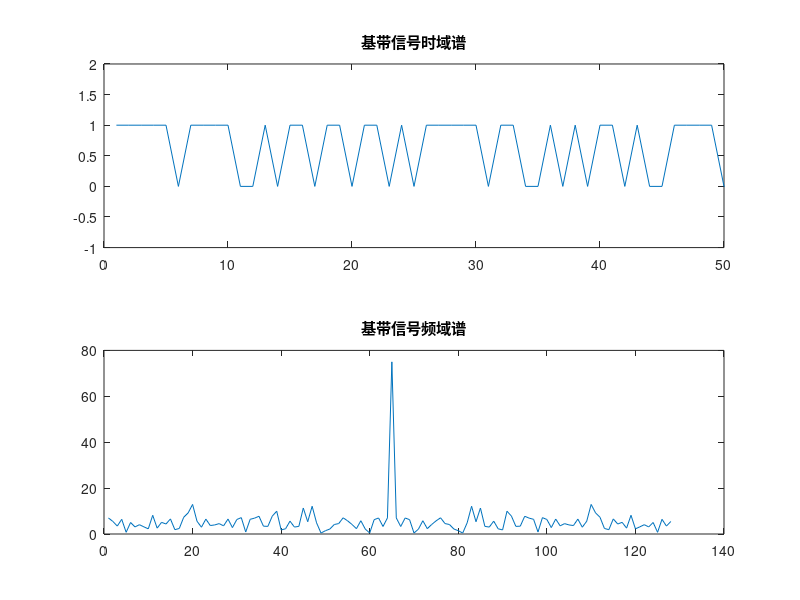
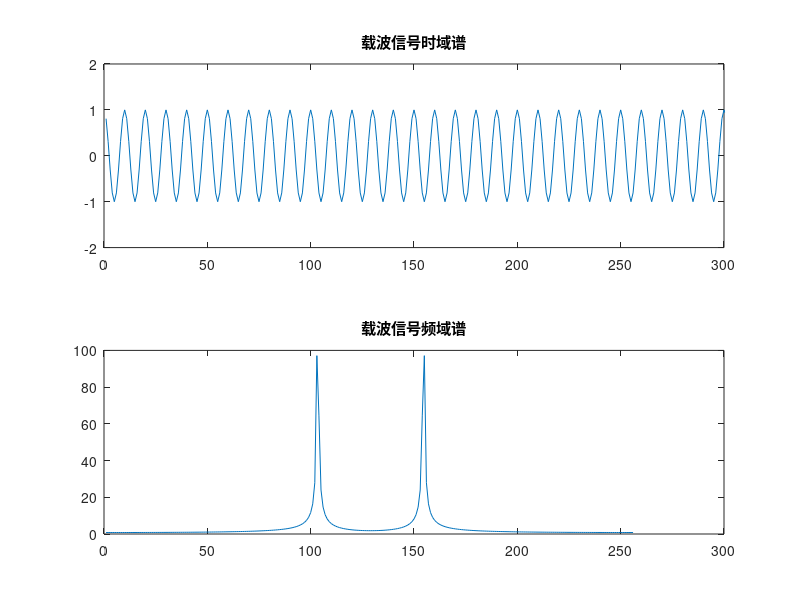

Recreate these plots in MATLAB, in order. (Note: this script raises an error after producing the figures.)
clc;clear; close all
%初始条件
Fc=36;
Fs=360;
Fd=20;
t=1/360:1/360:20;

%产生数字基带信号并绘制时域谱和频域谱
x=ceil(rand(1,100000)-0.5);
FFT1=abs(fft(x,128));
figure(1)
subplot(211);
plot(x);
title("基带信号时域谱")
axis([0 50 -1 2])
subplot(212)
plot(fftshift(abs(FFT1)))
title("基带信号频域谱")

%设置载波频率并绘制其时域谱和频域谱
carry=cos(2*pi*Fc*t);
FFT2=abs(fft(carry,256));
figure(2)
subplot(211)
plot(carry)
title("载波信号时域谱")
axis([0 300 -2 2])
subplot(212)
plot(fftshift(abs(FFT2)))
title("载波信号频域谱")

%对信号进行数字调制并绘制时域谱和频域谱
y=dmod(x,Fc,Fd,Fs,'fsk',4);%调用数字带通调制函数dmod进行2FSK调制
for i=1:20
    yy(30*(i-1)+1:30*i)=y(30*(i-1)+1:30*i); 
end
FFT3=abs(fft(yy,256));
figure(3)
subplot(211);
plot(yy);
title('调制信号时域谱');
axis([0 300 -2 2])
subplot(212)
plot(fftshift(abs(FFT3)));
title('调制信号频域谱');

%对已调信号进行解调并绘制时域谱和频域谱
z=ddemod(y,Fc,Fd,Fs,'fsk',4);
FFT4=abs(fft(z,64));
figure(4)
subplot(211);
plot(z);
title('解调信号时域谱');
axis([0 50 0 2])
subplot(212)
plot(fftshift(abs(FFT4)));
title('解调信号频域谱');

%对已调信号加入SNR为6和-2高斯白噪声，绘制时域谱和频域谱
Ynt1=awgn(y,6);
YNT1=abs(fft(Ynt1,256));
figure(5)
subplot(211)
plot(Ynt1);
title('SNR为6的高斯白噪声调制信号时域谱');
axis([0 50 0 2])
subplot(212)
plot(fftshift(YNT1));
title('SNR为6的高斯白噪声调制信号频域谱');

z1=ddemod(Ynt1,Fc,Fd,Fs,'fsk',4);
Z1=abs(fft(z1,256));
figure(6)
subplot(211)
plot(z1);
title('加入SNR为6的高斯白噪声解调信号时域谱');
axis([0 50 0 2])
subplot(212)
plot(fftshift(Z1))
title('加入SNR为6的高斯白噪声解调信号频域谱');

Ynt2=awgn(y,-2);
YNT2=abs(fft(Ynt2,256));
figure(7)
subplot(211)
plot(Ynt2);
title('SNR为-2的高斯白噪声调制信号时域谱');
axis([0 50 -4 4])
subplot(212)
plot(fftshift(YNT2));
title('SNR为-2的高斯白噪声调制信号频域谱');

z2=ddemod(Ynt2,Fc,Fd,Fs,'fsk',2);
Z2=abs(fft(z2,256));
figure(8)
subplot(211)
plot(z2);
title('加入SNR为-2的高斯白噪声解调信号时域谱');
axis([0 50 0 2])
subplot(212)
plot(fftshift(Z2))
title('加入SNR为-2的高斯白噪声解调信号频域谱');

SNR=-10:2;
for i=1:length(SNR) 
    Ynt3=awgn(y,SNR(i));	%加入高斯小噪声，信噪比从-10dB到10dB
Z=ddemod(Ynt3,Fc,Fd,Fs,'fsk',4); %调用数字带通解调函数ddemod对加噪声信号进行解调
[br, Pe(i)]=symerr(x,Z);%对解调后加大噪声信号误码分析，br为符号误差数，Pe(i)为符号误差率
end
figure(9)
semilogy(SNR,Pe);			% 调用semilogy函数绘制信噪比与误码率的关系曲线
xlabel('信噪比 SNR(r/dB)');
ylabel('误码率 Pe');
title('信噪比与误码率的关系');
axis([-10 2 0 1])
grid on